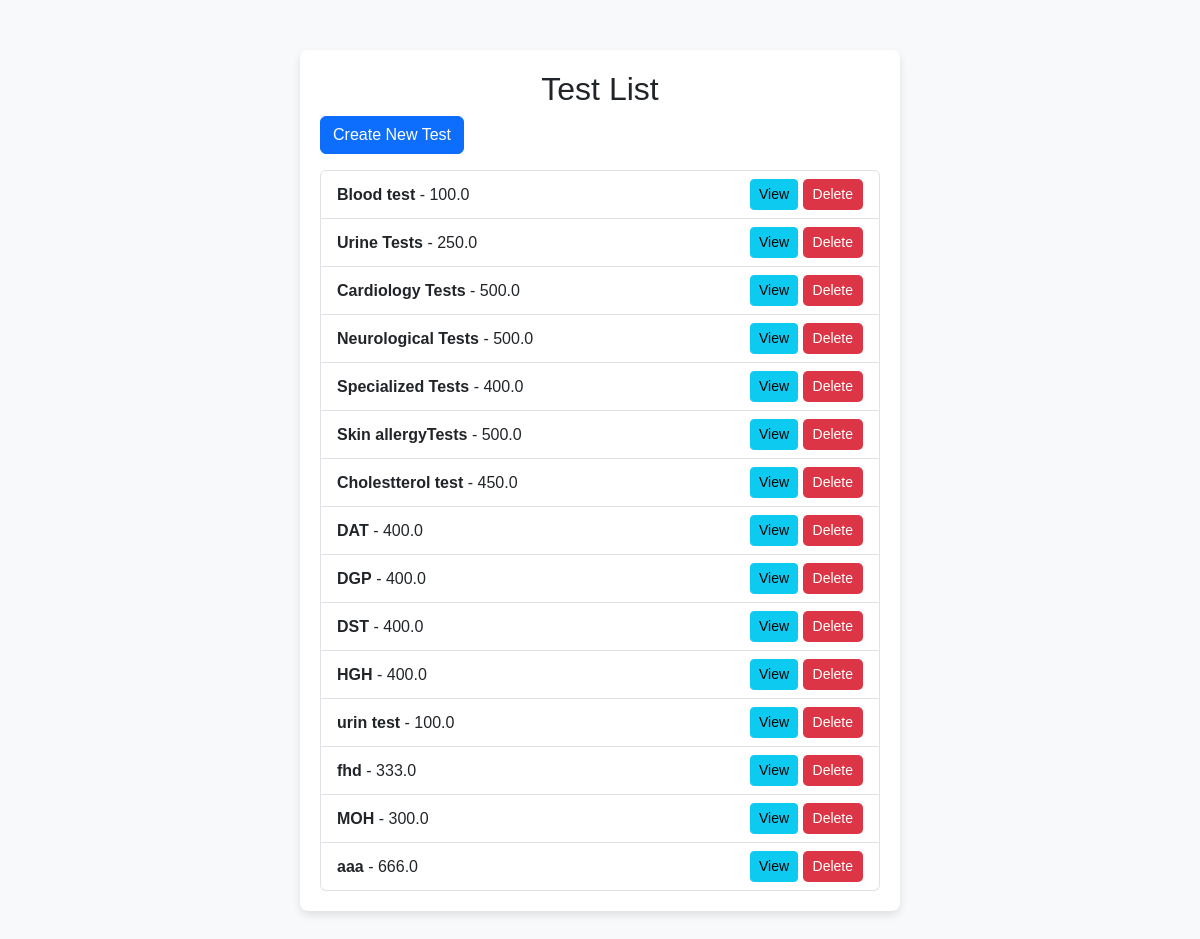
The page /tests/ on the database its author committed.
### clinic_mgt_app/models.py (models this page shows, shortened)
class Test(models.Model):
    name = models.CharField(max_length=255)
    cost = models.FloatField()

### clinic_mgt_app/views.py (the view)
# urls.py: path('tests/', views.test_list, name='test_list'),
def test_list(request):
    tests = Test.objects.all()
    return render(request, 'test_list.html', {'tests': tests})

### clinic_mgt_app/templates/test_list.html (shortened to what this page needs)
<!DOCTYPE html>
<html lang="en">
<head>
    <link href="https://cdn.jsdelivr.net/npm/bootstrap@5.3.0/dist/css/bootstrap.min.css" rel="stylesheet">
</head>
<body>
    <div class="container">
        <h2 class="text-center">Test List</h2>
        <a href="{% url 'create_test' %}" class="btn btn-primary mb-3">Create New Test</a>
        {% if tests %}
            <ul class="list-group">
                {% for test in tests %}
                    <li class="list-group-item d-flex justify-content-between align-items-center">
                        <span>
                            <strong>{{ test.name }}</strong> - {{ test.cost }}
                        </span>
                        <div>
                            <a href="{% url 'test_detail' test.id %}" class="btn btn-info btn-sm">View</a>
                            <form action="{% url 'delete_test' test.id %}" method="post" style="display:inline;">
                                <button type="submit" class="btn btn-delete btn-sm">Delete</button>
                            </form>
                        </div>
                    </li>
                {% endfor %}
            </ul>
        {% else %}
            <p class="text-center text-muted">No tests available.</p>
        {% endif %}
    </div>
</body>
</html>

### clinic_mgt_app/templates/test_list.html (style rules this page uses)
body { background-color: #f8f9fa; font-family: Arial, sans-serif; }
.container { max-width: 600px; margin: 50px auto; background: white; padding: 20px; border-radius: 8px; box-shadow: 0 4px 8px rgba(0, 0, 0, 0.1); }
.btn-delete { background-color: #dc3545; color: white; border: none; padding: 5px 10px; border-radius: 5px; cursor: pointer; }

### rows shown on the page
Test: name "Blood test", cost "100.0"
Test: name "Urine Tests", cost "250.0"
Test: name "Cardiology Tests", cost "500.0"
Test: name "Neurological Tests", cost "500.0"
Test: name "Specialized Tests", cost "400.0"
Test: name "Skin allergyTests", cost "500.0"
Test: name "Cholestterol test", cost "450.0"
Test: name "DAT", cost "400.0"
Test: name "DGP", cost "400.0"
Test: name "DST", cost "400.0"
Test: name "HGH", cost "400.0"
Test: name "urin test", cost "100.0"
Test: name "fhd", cost "333.0"
Test: name "MOH", cost "300.0"
Test: name "aaa", cost "666.0"
